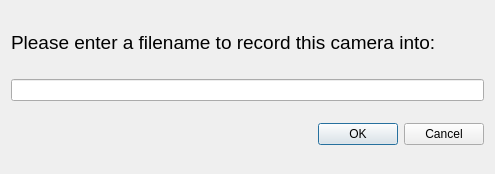
<?xml version="1.0" encoding="UTF-8"?>
<ui version="4.0">
 <class>NewFileName</class>
 <widget class="QDialog" name="NewFileName">
  <property name="geometry">
   <rect>
    <x>0</x>
    <y>0</y>
    <width>495</width>
    <height>174</height>
   </rect>
  </property>
  <property name="windowTitle">
   <string>Dialog</string>
  </property>
  <layout class="QVBoxLayout" name="verticalLayout">
   <item>
    <widget class="QLabel" name="label">
     <property name="maximumSize">
      <size>
       <width>16777215</width>
       <height>30</height>
      </size>
     </property>
     <property name="font">
      <font>
       <pointsize>14</pointsize>
      </font>
     </property>
     <property name="text">
      <string>Please enter a filename to record this camera into:</string>
     </property>
    </widget>
   </item>
   <item>
    <widget class="QLineEdit" name="fileNameLineEdit"/>
   </item>
   <item>
    <widget class="QDialogButtonBox" name="buttonBox">
     <property name="standardButtons">
      <set>QDialogButtonBox::Cancel|QDialogButtonBox::Ok</set>
     </property>
    </widget>
   </item>
  </layout>
 </widget>
 <resources/>
 <connections/>
</ui>
